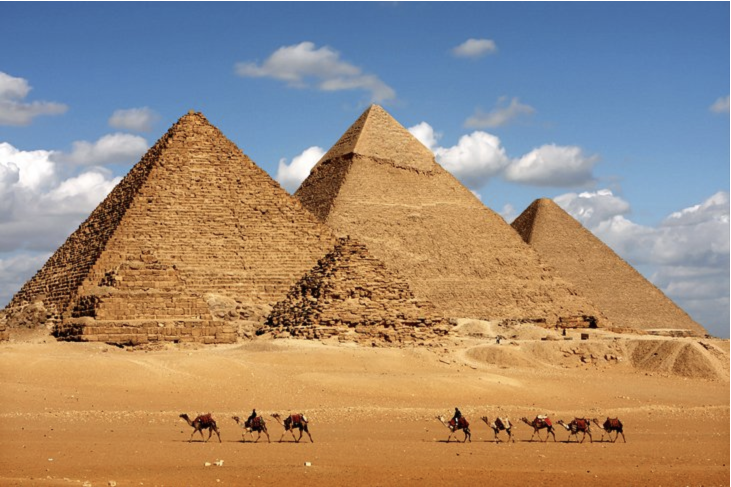
#> input picture opencv/1.images/erosion/pyramids.png, 1462 x 974 px (shown at 1/2 size)
$ python erosion.py
#> lines starting #> are read from the running program, lines starting #| are printed output that depends on the picture
import cv2
import cv2 as cv
import numpy as np

def resize_frame(frame, scale_width=0.5, scale_height=0.5):
    width = int(frame.shape[1] * scale_width)
    height = int(frame.shape[0] * scale_height)
    new_dimensions = (width, height)
    return cv.resize(frame, new_dimensions, interpolation=cv.INTER_AREA)

# Load the image
 # Load as grayscale image
image = cv.imread('pyramids.png', cv2.IMREAD_GRAYSCALE)
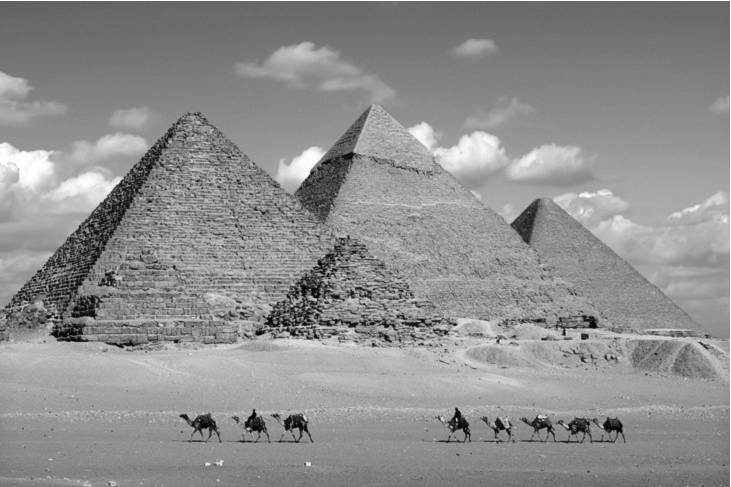
#> image: shape (974, 1462) (shown at 1/2 size); min 1, max 255, mean 142.5
image = resize_frame(image)
#> in resize_frame, `return cv.resize(frame, new_dimensions, interpolation=cv.INTER_AREA)`:
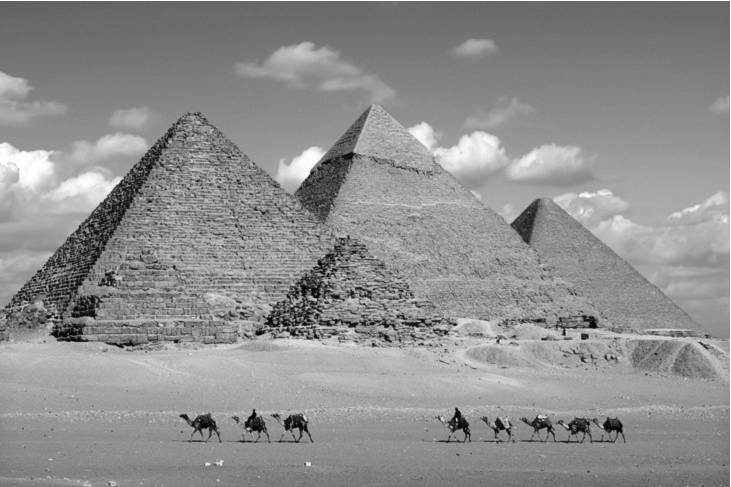
#> returned value: shape (487, 731); min 2, max 255, mean 142.6

# Define the structuring element (square in this case)
kernel = np.array([
    [0, 1, 0],
    [1, 1, 1],
    [0, 1, 0]
], 'uint8')

# Perform dilation
eroded_image = cv.erode(image, kernel, iterations=2)
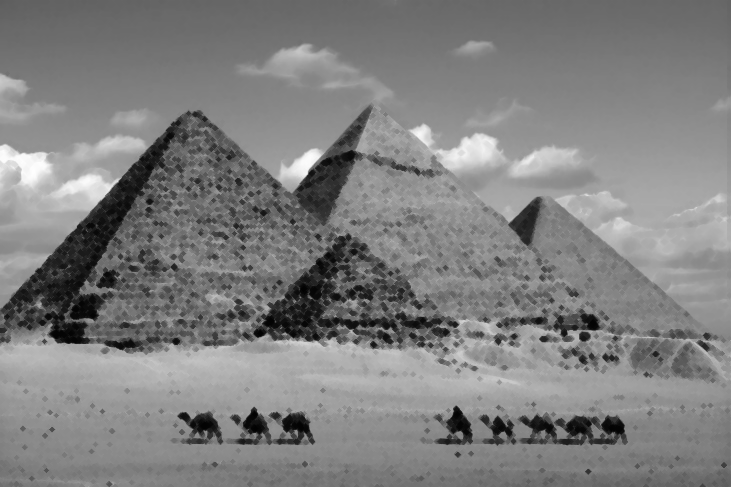
#> eroded_image: shape (487, 731); min 2, max 254, mean 127.7

# Display the original and dilated images
cv.imshow('Original Image', image)

cv.imshow('Eroded Image', eroded_image)

cv.waitKey(0)
cv.destroyAllWindows()
